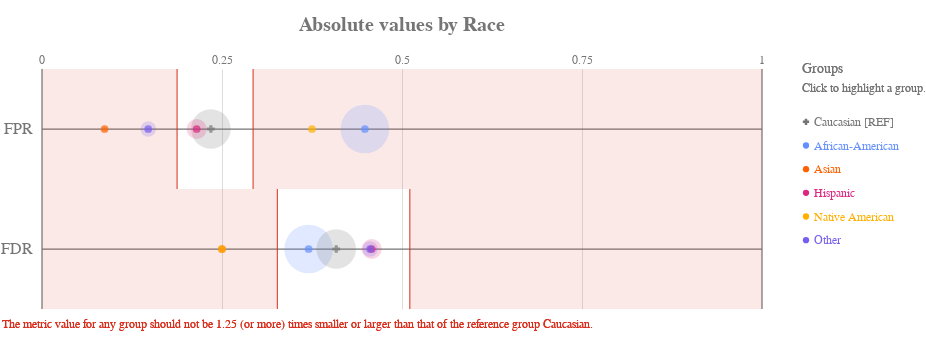

This figure's notebook cell:
### Markdown cell above
Compruebe cómo se asigna el umbral de equidad a los valores absolutos de cada métrica:

### Code cell
ap.absolute(bdf, metrics, 'race', fairness_threshold = disparity_tolerance)

### Figure 1 — Vega-Lite specification as saved in the notebook (floating-point values rounded to 4 significant figures)
{"config": {"view": {"continuousWidth": 400, "continuousHeight": 300, "strokeWidth": 0}, "axisLeft": {"labelColor": "rgb(117,117,117)", "labelFont": "Arial", "labelFontSize": 16}, "title": {"align": "center", "baseline": "middle", "color": "rgb(117,117,117)", "font": "Arial", "fontSize": 20, "fontWeight": "bold"}}, "layer": [{"data": {"name": "data-22e37ecfbb523156dad3ffdb726c704c"}, "mark": {"type": "rule", "stroke": "rgb(117,117,117)", "strokeWidth": 1.25, "tooltip": ""}, "encoding": {"x": {"type": "quantitative", "field": "start", "scale": {"domain": [0, 1], "range": [40.0, 760.0]}}, "x2": {"field": "end"}, "y": {"type": "nominal", "axis": {"domain": false, "labelAngle": 0, "labelPadding": -30, "orient": "left", "ticks": false, "title": ""}, "field": "y_position", "scale": {"domain": ["FPR", "FDR"], "range": [30.0, 270.0]}}}}, {"data": {"name": "data-6cfe259518f6c7b358d8f836a73e6b7f"}, "mark": {"type": "rule", "stroke": "rgb(117,117,117)", "strokeWidth": 1.25, "tooltip": ""}, "encoding": {"x": {"type": "quantitative", "field": "x_position", "scale": {"domain": [0, 1], "range": [40.0, 760.0]}}, "y": {"value": 30.0}, "y2": {"value": 270.0}}}, {"data": {"name": "data-60ed1133fa688d151d36705a369482e0"}, "mark": {"type": "text", "align": "center", "color": "rgb(117,117,117)", "font": "Arial", "fontSize": 12, "fontWeight": "normal", "tooltip": ""}, "encoding": {"text": {"type": "nominal", "field": "value"}, "x": {"type": "quantitative", "field": "value", "scale": {"domain": [0, 1], "range": [40.0, 760.0]}}, "y": {"value": 21.0}}}, {"layer": [{"mark": {"type": "rect", "opacity": 0.8, "stroke": "rgb(217, 46, 28)", "strokeWidth": 1.25, "tooltip": ""}, "encoding": {"x": {"type": "quantitative", "field": "lower_threshold_value", "scale": {"domain": [0, 1], "range": [40.0, 760.0]}}, "x2": {"field": "lower_threshold_value"}, "y": {"type": "nominal", "axis": {"domain": false, "grid": false, "labels": false, "ticks": false, "title": " "}, "field": "metric", "scale": {"domain": ["FPR", "FDR"], "range": [30.0, 270.0]}}}}, {"mark": {"type": "rect", "opacity": 0.8, "stroke": "rgb(217, 46, 28)", "strokeWidth": 1.25, "tooltip": ""}, "encoding": {"x": {"type": "quantitative", "field": "upper_threshold_value", "scale": {"domain": [0, 1], "range": [40.0, 760.0]}}, "x2": {"field": "upper_threshold_value"}, "y": {"type": "nominal", "axis": {"domain": false, "grid": false, "labels": false, "ticks": false, "title": " "}, "field": "metric", "scale": {"domain": ["FPR", "FDR"], "range": [30.0, 270.0]}}}}, {"layer": [{"mark": {"type": "rect", "fill": "rgb(217, 46, 28)", "opacity": 0.1, "tooltip": ""}, "encoding": {"x": {"type": "quantitative", "field": "lower_threshold_value", "scale": {"domain": [0, 1], "range": [40.0, 760.0]}}, "x2": {"field": "lower_end"}, "y": {"type": "nominal", "axis": {"domain": false, "grid": false, "labels": false, "ticks": false, "title": " "}, "field": "metric", "scale": {"domain": ["FPR", "FDR"], "range": [30.0, 270.0]}}}}, {"mark": {"type": "rect", "fill": "rgb(217, 46, 28)", "opacity": 0.1, "tooltip": ""}, "encoding": {"x": {"type": "quantitative", "field": "upper_threshold_value", "scale": {"domain": [0, 1], "range": [40.0, 760.0]}}, "x2": {"field": "upper_end"}, "y": {"type": "nominal", "axis": {"domain": false, "grid": false, "labels": false, "ticks": false, "title": " "}, "field": "metric", "scale": {"domain": ["FPR", "FDR"], "range": [30.0, 270.0]}}}}]}, {"data": {"name": "data-79dd248bdaa0ea02c535240e8ad022c8"}, "mark": {"type": "text", "align": "left", "baseline": "top", "fill": "rgb(217, 46, 28)", "font": "Arial", "fontSize": 12, "fontWeight": "normal", "tooltip": ""}, "encoding": {"text": {"value": "The metric value for any group should not be 1.25 (or more) times smaller or larger than that of the reference group Caucasian."}, "x": {"value": 0}, "y": {"value": 280.0}}}], "data": {"name": "data-8b68069157e2ccdcc84d6d884ef7d925"}}, {"layer": [{"mark": "circle"}, {"data": {"name": "data-5864a158107748c35ed793b866297d9a"}, "mark": {"type": "circle", "opacity": 0.2}, "encoding": {"color": {"condition": {"type": "nominal", "field": "attribute_value", "legend": null, "scale": {"domain": ["Caucasian", "African-American", "Asian", "Hispanic", "Native American", "Other"], "range": ["rgb(117,117,117)", "rgb(100, 143, 255)", "rgb(254, 97, 0)", "rgb(220, 38, 127)", "rgb(255, 176, 0)", "rgb(120, 94, 240)"]}, "selection": "selector007"}, "value": "rgb(224,224,224)"}, "size": {"type": "quantitative", "field": "group_size", "legend": null, "scale": {"domain": [0, 4435.0], "range": [0, 2827.0]}}, "tooltip": [{"type": "nominal", "field": "attribute_value", "title": "Group"}, {"type": "nominal", "field": "tooltip_group_size", "title": "Group Size"}, {"type": "nominal", "field": "tooltip_disparity_explanation_fpr", "title": "Disparity"}, {"type": "quantitative", "field": "fpr", "format": ".2f", "title": "FPR"}], "x": {"type": "quantitative", "axis": {"domain": false, "labels": false, "ticks": false, "title": null, "values": [0.25, 0.5, 0.75]}, "field": "fpr", "scale": {"domain": [0, 1], "range": [40.0, 760.0]}}, "y": {"type": "nominal", "axis": {"domain": false, "grid": false, "labels": false, "ticks": false, "title": " "}, "field": "metric_variable", "scale": {"domain": ["FPR", "FDR"], "range": [30.0, 270.0]}}}, "selection": {"selector009": {"type": "multi", "empty": "all", "fields": ["attribute_value"]}}, "transform": [{"calculate": "'FPR'", "as": "metric_variable"}]}, {"data": {"name": "data-5864a158107748c35ed793b866297d9a"}, "mark": {"type": "circle", "opacity": 0.2}, "encoding": {"color": {"condition": {"type": "nominal", "field": "attribute_value", "legend": null, "scale": {"domain": ["Caucasian", "African-American", "Asian", "Hispanic", "Native American", "Other"], "range": ["rgb(117,117,117)", "rgb(100, 143, 255)", "rgb(254, 97, 0)", "rgb(220, 38, 127)", "rgb(255, 176, 0)", "rgb(120, 94, 240)"]}, "selection": "selector007"}, "value": "rgb(224,224,224)"}, "size": {"type": "quantitative", "field": "group_size", "legend": null, "scale": {"domain": [0, 4435.0], "range": [0, 2827.0]}}, "tooltip": [{"type": "nominal", "field": "attribute_value", "title": "Group"}, {"type": "nominal", "field": "tooltip_group_size", "title": "Group Size"}, {"type": "nominal", "field": "tooltip_disparity_explanation_fdr", "title": "Disparity"}, {"type": "quantitative", "field": "fdr", "format": ".2f", "title": "FDR"}], "x": {"type": "quantitative", "axis": {"domain": false, "labels": false, "ticks": false, "title": null, "values": [0.25, 0.5, 0.75]}, "field": "fdr", "scale": {"domain": [0, 1], "range": [40.0, 760.0]}}, "y": {"type": "nominal", "axis": {"domain": false, "grid": false, "labels": false, "ticks": false, "title": " "}, "field": "metric_variable", "scale": {"domain": ["FPR", "FDR"], "range": [30.0, 270.0]}}}, "selection": {"selector011": {"type": "multi", "empty": "all", "fields": ["attribute_value"]}}, "transform": [{"calculate": "'FDR'", "as": "metric_variable"}]}, {"layer": [{"mark": "point"}, {"data": {"name": "data-5864a158107748c35ed793b866297d9a"}, "mark": {"type": "point", "filled": true, "size": 60}, "encoding": {"color": {"condition": {"type": "nominal", "field": "attribute_value", "legend": null, "scale": {"domain": ["Caucasian", "African-American", "Asian", "Hispanic", "Native American", "Other"], "range": ["rgb(117,117,117)", "rgb(100, 143, 255)", "rgb(254, 97, 0)", "rgb(220, 38, 127)", "rgb(255, 176, 0)", "rgb(120, 94, 240)"]}, "selection": "selector007"}, "value": "rgb(224,224,224)"}, "shape": {"type": "nominal", "field": "attribute_value", "legend": null, "scale": {"domain": ["Caucasian", "African-American", "Asian", "Hispanic", "Native American", "Other"], "range": ["cross", "circle", "circle", "circle", "circle", "circle"]}}, "tooltip": [{"type": "nominal", "field": "attribute_value", "title": "Group"}, {"type": "nominal", "field": "tooltip_group_size", "title": "Group Size"}, {"type": "nominal", "field": "tooltip_disparity_explanation_fpr", "title": "Disparity"}, {"type": "quantitative", "field": "fpr", "format": ".2f", "title": "FPR"}], "x": {"type": "quantitative", "axis": {"domain": false, "labels": false, "ticks": false, "title": null, "values": [0.25, 0.5, 0.75]}, "field": "fpr", "scale": {"domain": [0, 1], "range": [40.0, 760.0]}}, "y": {"type": "nominal", "axis": {"domain": false, "grid": false, "labels": false, "ticks": false, "title": " "}, "field": "metric_variable", "scale": {"domain": ["FPR", "FDR"], "range": [30.0, 270.0]}}}, "selection": {"selector008": {"type": "multi", "empty": "all", "fields": ["attribute_value"]}}, "transform": [{"calculate": "'FPR'", "as": "metric_variable"}]}, {"data": {"name": "data-5864a158107748c35ed793b866297d9a"}, "mark": {"type": "point", "filled": true, "size": 60}, "encoding": {"color": {"condition": {"type": "nominal", "field": "attribute_value", "legend": null, "scale": {"domain": ["Caucasian", "African-American", "Asian", "Hispanic", "Native American", "Other"], "range": ["rgb(117,117,117)", "rgb(100, 143, 255)", "rgb(254, 97, 0)", "rgb(220, 38, 127)", "rgb(255, 176, 0)", "rgb(120, 94, 240)"]}, "selection": "selector007"}, "value": "rgb(224,224,224)"}, "shape": {"type": "nominal", "field": "attribute_value", "legend": null, "scale": {"domain": ["Caucasian", "African-American", "Asian", "Hispanic", "Native American", "Other"], "range": ["cross", "circle", "circle", "circle", "circle", "circle"]}}, "tooltip": [{"type": "nominal", "field": "attribute_value", "title": "Group"}, {"type": "nominal", "field": "tooltip_group_size", "title": "Group Size"}, {"type": "nominal", "field": "tooltip_disparity_explanation_fdr", "title": "Disparity"}, {"type": "quantitative", "field": "fdr", "format": ".2f", "title": "FDR"}], "x": {"type": "quantitative", "axis": {"domain": false, "labels": false, "ticks": false, "title": null, "values": [0.25, 0.5, 0.75]}, "field": "fdr", "scale": {"domain": [0, 1], "range": [40.0, 760.0]}}, "y": {"type": "nominal", "axis": {"domain": false, "grid": false, "labels": false, "ticks": false, "title": " "}, "field": "metric_variable", "scale": {"domain": ["FPR", "FDR"], "range": [30.0, 270.0]}}}, "selection": {"selector010": {"type": "multi", "empty": "all", "fields": ["attribute_value"]}}, "transform": [{"calculate": "'FDR'", "as": "metric_variable"}]}]}]}, {"layer": [{"mark": {"type": "point", "filled": true, "opacity": 1, "size": 39.48}, "encoding": {"color": {"condition": {"type": "nominal", "field": "attribute_value", "legend": null, "scale": {"domain": ["Caucasian", "African-American", "Asian", "Hispanic", "Native American", "Other"], "range": ["rgb(117,117,117)", "rgb(100, 143, 255)", "rgb(254, 97, 0)", "rgb(220, 38, 127)", "rgb(255, 176, 0)", "rgb(120, 94, 240)"]}, "selection": "selector007"}, "value": "rgb(224,224,224)"}, "shape": {"type": "nominal", "field": "attribute_value", "legend": null, "scale": {"domain": ["Caucasian", "African-American", "Asian", "Hispanic", "Native American", "Other"], "range": ["cross", "circle", "circle", "circle", "circle", "circle"]}}, "x": {"value": 804}, "y": {"type": "nominal", "axis": {"domain": false, "grid": false, "labels": false, "ticks": false, "title": " "}, "field": "attribute_value", "scale": {"domain": ["Caucasian", "African-American", "Asian", "Hispanic", "Native American", "Other"], "range": [71, 213]}}}, "selection": {"selector007": {"type": "multi", "empty": "all", "fields": ["attribute_value"]}}}, {"mark": {"type": "text", "align": "left", "baseline": "middle", "font": "Arial", "fontSize": 12, "fontWeight": "normal"}, "encoding": {"color": {"condition": {"type": "nominal", "field": "attribute_value", "legend": null, "scale": {"domain": ["Caucasian", "African-American", "Asian", "Hispanic", "Native American", "Other"], "range": ["rgb(117,117,117)", "rgb(100, 143, 255)", "rgb(254, 97, 0)", "rgb(220, 38, 127)", "rgb(255, 176, 0)", "rgb(120, 94, 240)"]}, "selection": "selector007"}, "value": "rgb(224,224,224)"}, "text": {"type": "nominal", "field": "label"}, "x": {"value": 812}, "y": {"type": "nominal", "axis": {"domain": false, "grid": false, "labels": false, "ticks": false, "title": " "}, "field": "attribute_value", "scale": {"domain": ["Caucasian", "African-American", "Asian", "Hispanic", "Native American", "Other"], "range": [71, 213]}}}, "selection": {"selector012": {"type": "multi", "empty": "all", "fields": ["attribute_value"]}}}, {"data": {"name": "data-79dd248bdaa0ea02c535240e8ad022c8"}, "mark": {"type": "text", "align": "left", "baseline": "middle", "color": "rgb(117,117,117)", "font": "Arial", "fontSize": 12, "fontWeight": "normal"}, "encoding": {"text": {"value": "Click to highlight a group."}, "x": {"value": 800}, "y": {"value": 49}}}, {"data": {"name": "data-79dd248bdaa0ea02c535240e8ad022c8"}, "mark": {"type": "text", "align": "left", "baseline": "middle", "color": "rgb(117,117,117)", "font": "Arial", "fontSize": 14, "fontWeight": "normal"}, "encoding": {"text": {"value": "Groups"}, "x": {"value": 800}, "y": {"value": 30}}}], "data": {"name": "data-88ed55fc5802429837a290e492c87da9"}}], "height": 300, "padding": {"top": 15, "bottom": 10}, "resolve": {"scale": {"size": "independent", "y": "independent"}}, "title": "Absolute values by Race", "width": 800, "$schema": "https://vega.github.io/schema/vega-lite/v4.8.1.json", "datasets": {"data-22e37ecfbb523156dad3ffdb726c704c": [{"y_position": "FPR", "start": 0, "end": 1}, {"y_position": "FDR", "start": 0, "end": 1}], "data-6cfe259518f6c7b358d8f836a73e6b7f": [{"x_position": 0}, {"x_position": 1}], "data-60ed1133fa688d151d36705a369482e0": [{"value": 0.0}, {"value": 0.25}, {"value": 0.5}, {"value": 0.75}, {"value": 1.0}], "data-8b68069157e2ccdcc84d6d884ef7d925": [{"lower_end": 0, "upper_end": 1, "lower_threshold_value": 0.1876, "upper_threshold_value": 0.2932, "metric": "FPR"}, {"lower_end": 0, "upper_end": 1, "lower_threshold_value": 0.3269, "upper_threshold_value": 0.5108, "metric": "FDR"}], "data-79dd248bdaa0ea02c535240e8ad022c8": [{"a": 1, "b": 0}, {"a": 1, "b": 0}], "data-5864a158107748c35ed793b866297d9a": [{"attribute_name": "race", "attribute_value": "African-American", "group_size": 3696, "total_entities": 7214, "fpr": 0.4485, "fdr": 0.3703, "fpr_disparity": 1.912, "fdr_disparity": 0.9061, "fpr_disparity_scaled": 0.9121, "fdr_disparity_scaled": -0.1036, "tooltip_group_size": "3,696 (51.23%)", "tooltip_disparity_explanation_fpr": "1.91 times larger FPR than the reference group", "tooltip_disparity_explanation_fdr": "1.10 times smaller FDR than the reference group"}, {"attribute_name": "race", "attribute_value": "Asian", "group_size": 32, "total_entities": 7214, "fpr": 0.08696, "fdr": 0.25, "fpr_disparity": 0.3707, "fdr_disparity": 0.6117, "fpr_disparity_scaled": -1.697, "fdr_disparity_scaled": -0.6347, "tooltip_group_size": "32 (0.44%)", "tooltip_disparity_explanation_fpr": "2.70 times smaller FPR than the reference group", "tooltip_disparity_explanation_fdr": "1.63 times smaller FDR than the reference group"}, {"attribute_name": "race", "attribute_value": "Caucasian", "group_size": 2454, "total_entities": 7214, "fpr": 0.2345, "fdr": 0.4087, "fpr_disparity": 1.0, "fdr_disparity": 1.0, "fpr_disparity_scaled": 0.0, "fdr_disparity_scaled": 0.0, "tooltip_group_size": "2,454 (34.02%)", "tooltip_disparity_explanation_fpr": "Reference group", "tooltip_disparity_explanation_fdr": "Reference group"}, {"attribute_name": "race", "attribute_value": "Hispanic", "group_size": 637, "total_entities": 7214, "fpr": 0.2148, "fdr": 0.4579, "fpr_disparity": 0.9159, "fdr_disparity": 1.12, "fpr_disparity_scaled": -0.09184, "fdr_disparity_scaled": 0.1205, "tooltip_group_size": "637 (8.83%)", "tooltip_disparity_explanation_fpr": "1.09 times smaller FPR than the reference group", "tooltip_disparity_explanation_fdr": "1.12 times larger FDR than the reference group"}, {"attribute_name": "race", "attribute_value": "Native American", "group_size": 18, "total_entities": 7214, "fpr": 0.375, "fdr": 0.25, "fpr_disparity": 1.599, "fdr_disparity": 0.6117, "fpr_disparity_scaled": 0.5989, "fdr_disparity_scaled": -0.6347, "tooltip_group_size": "18 (0.25%)", "tooltip_disparity_explanation_fpr": "1.60 times larger FPR than the reference group", "tooltip_disparity_explanation_fdr": "1.63 times smaller FDR than the reference group"}, {"attribute_name": "race", "attribute_value": "Other", "group_size": 377, "total_entities": 7214, "fpr": 0.1475, "fdr": 0.4557, "fpr_disparity": 0.6291, "fdr_disparity": 1.115, "fpr_disparity_scaled": -0.5897, "fdr_disparity_scaled": 0.1151, "tooltip_group_size": "377 (5.23%)", "tooltip_disparity_explanation_fpr": "1.59 times smaller FPR than the reference group", "tooltip_disparity_explanation_fdr": "1.12 times larger FDR than the reference group"}], "data-88ed55fc5802429837a290e492c87da9": [{"attribute_value": "Caucasian", "label": "Caucasian [REF]"}, {"attribute_value": "African-American", "label": "African-American"}, {"attribute_value": "Asian", "label": "Asian"}, {"attribute_value": "Hispanic", "label": "Hispanic"}, {"attribute_value": "Native American", "label": "Native American"}, {"attribute_value": "Other", "label": "Other"}]}}
